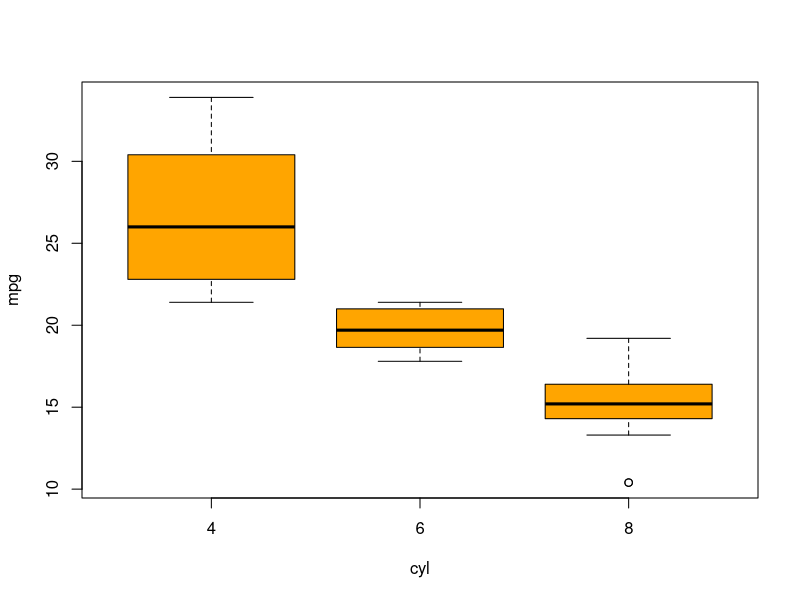

The R script that drew this image:
## ---- chunk 1
#| label: fig-density-plot
#| fig-cap: "Reichweite in der Stadt, gruppiert nach der Anzahl der Zylinder."
#| out-width: "100%"

boxplot(mpg ~ cyl, mtcars, col = "orange")
